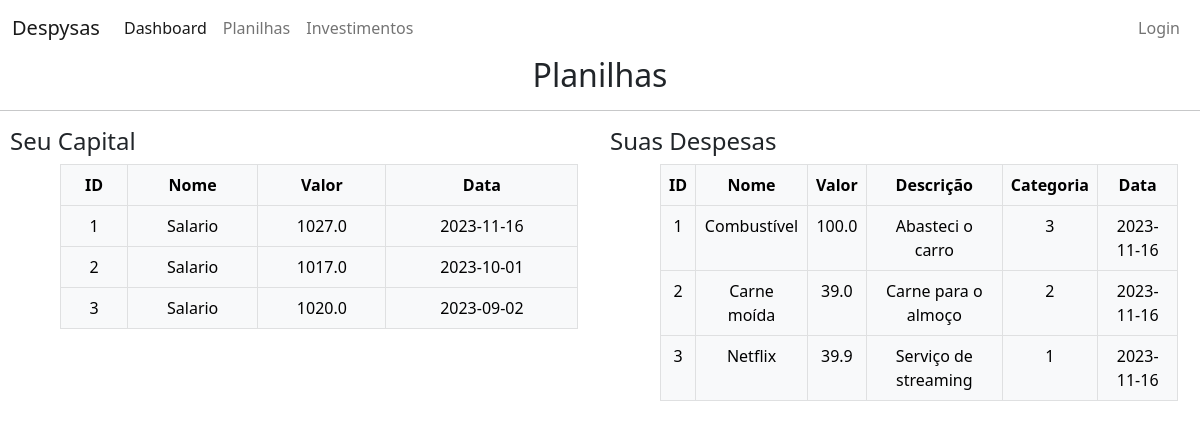
/table, run on an earlier commit of the app's database.
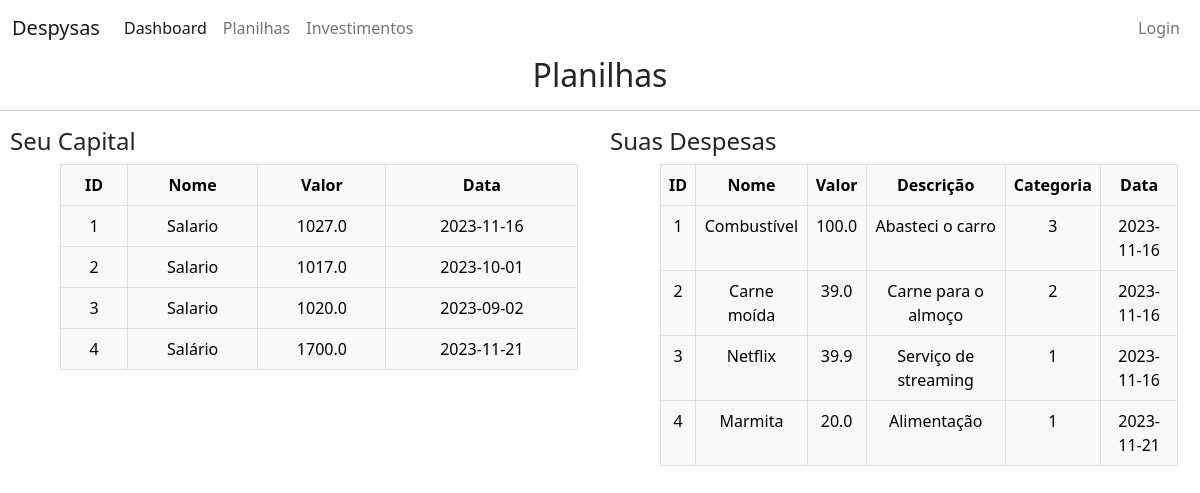
And on a later commit of the database.
### despysas/models.py (models this page shows)
class Capitais(db.Model):
    id = db.Column(db.Integer, primary_key=True)
    nome = db.Column(db.String(length=30), nullable=False)
    valor = db.Column(db.Float, nullable=False)
    data = db.Column(db.Date, default=date.today(), nullable=True)

class Despesas(db.Model):
    id = db.Column(db.Integer, primary_key=True)
    nome = db.Column(db.String(length=30), nullable=False)
    valor = db.Column(db.Float, nullable=False)
    descricao = db.Column(db.String(length=500), nullable=False)
    categoria = db.Column(db.Integer, db.ForeignKey('categorias.id'), nullable=False)
    data = db.Column(db.Date, default=date.today(), nullable=True)

### despysas/routes.py (the view)
@app.route('/table') # decorator rota table
def page_table():
    capital = Capitais.query.all() # consulta em todas as linhas da tabela Capitais
    despesa = Despesas.query.all() # consulta em todas as linhas da tabela Despesas
    return render_template("table.html", capital=capital, despesa=despesa) # renderiza o arquivo table.html com os parametros

### despysas/templates/table.html (shortened to what this page needs)
{% extends 'base.html' %}
{% block content %}
    <h2 style="text-align: center;">Planilhas</h2>
    <hr>
    <div class="row" style="max-width: 100%;">
        <div class="col-sm-6">
            <h4 style="margin-left: 10px;">Seu Capital</h4>
            <table class="table table-hover table-bordered table-light" style="max-width: 90%; text-align: center; margin-left: 60px;">
                <thead>
                    <th scope="col">ID</th>
                    <th scope="col">Nome</th>
                    <th scope="col">Valor</th>
                    <th scope="col">Data</th>
                </thead>
                <tbody>
                    {% for item in capital %}
                    <tr>
                        <td>{{item.id}}</td>
                        <td>{{item.nome}}</td>
                        <td>{{item.valor}}</td>
                        <td>{{item.data}}</td>
                    </tr>
                    {% endfor %}
                </tbody>
            </table>
        </div>
        <div class="col-sm-6">
            <h4 style="margin-left: 10px;">Suas Despesas</h4>
            <table class="table table-hover table-bordered table-light" style="max-width: 90%; text-align: center; margin-left: 60px;">
                <thead>
                    <th scope="col">ID</th>
                    <th scope="col">Nome</th>
                    <th scope="col">Valor</th>
                    <th scope="col">Descrição</th>
                    <th scope="col">Categoria</th>
                    <th scope="col">Data</th>
                </thead>
                <tbody>
                    {% for item in despesa %}
                    <tr>
                        <td>{{item.id}}</td>
                        <td>{{item.nome}}</td>
                        <td>{{item.valor}}</td>
                        <td>{{item.descricao}}</td>
                        <td>{{item.categoria}}</td>
                        <td>{{item.data}}</td>
                    </tr>
                    {% endfor %}
                </tbody>
            </table>
        </div>
    </div>
{% endblock %}

### despysas/templates/base.html (shortened to what this page needs)
<!DOCTYPE html>
<html lang="en">
<head>
    <link rel="stylesheet" href="https://cdn.jsdelivr.net/npm/bootstrap@5.2.3/dist/css/bootstrap.min.css">
</head>
<body>
    <nav class="navbar navbar-expand-lg bg-body-tertiary">
        <div class="container-fluid">
          <a class="navbar-brand" href="#">Despysas</a>
          <div class="collapse navbar-collapse" id="navbarNavAltMarkup">
            <div class="navbar-nav me-auto">
              <a class="nav-link active" aria-current="page" href="{{url_for('page_dashboard')}}">Dashboard</a>
              <a class="nav-link" href="{{url_for('page_table')}}">Planilhas</a>
              <a class="nav-link" href="{{url_for('page_investimentos')}}">Investimentos</a>
            </div>
            <div class="navbar-nav ms-auto">
              {% if current_user.is_authenticated %}
              <div class="navbar-nav">
                <div class="nav-item dropdown">
                  <a href="#" class="nav-link dropdown-toggle" data-bs-toggle="dropdown">Cadastros</a>
                  <div class="dropdown-menu m-0">
                    <a href="{{url_for('page_cadastro_categoria')}}" class="dropdown-item">Cadastrar Categoria</a>
                    <a href="{{url_for('page_cadastro_capital')}}" class="dropdown-item">Cadastrar Entrada</a>
                    <a href="{{url_for('page_cadastro_despesa')}}" class="dropdown-item">Cadastrar Despesa</a>
                  </div>
                </div>
                <a class="nav-link" href="{{url_for('page_user')}}">Perfil</a>
                <a class="nav-link" href="{{url_for('page_logout')}}">Sair</a>
              </div>
              {% else %}
              <div class="navbar-nav">
                <a class="nav-link" href="{{url_for('page_login')}}">Login</a>
              </div>
              {% endif %}
            </div>
          </div>
        </div>
      </nav>
      {% block content %}
      {% endblock %}
</body>
</html>

### despysas/templates/base.html (style rules this page uses)
html, body { height: 100%; margin: 0; padding: 0; }
body { background-image: url("/static/background.jpg"); background: #fdc700; background: -moz-linear-gradient(top, #fff 0%, #fdc700 100%); background: -webkit-gradient(linear, left top, left bottom, color-stop(0%, #fff), color-stop(100%, #943bea)); background: -webkit-linear-gradient(top, #FAF844 10%, #DEAA3C 100%); background: -o-linear-gradient(top, #DEAA3C 0%, #fdc700 100%); background: -ms-linear-gradient(top, #b89b9b 0%, #F5D14E 100%); background: linear-gradient(to bottom, #ffffff 0%, #ffffff 100%); }

What changed in the data, as far as the page shows it:
added Capitais: id "4", nome "Salário", valor "1700.0", data "2023-11-21"
added Despesas: id "4", nome "Marmita", valor "20.0", descricao "Alimentação", categoria "1", data "2023-11-21"
